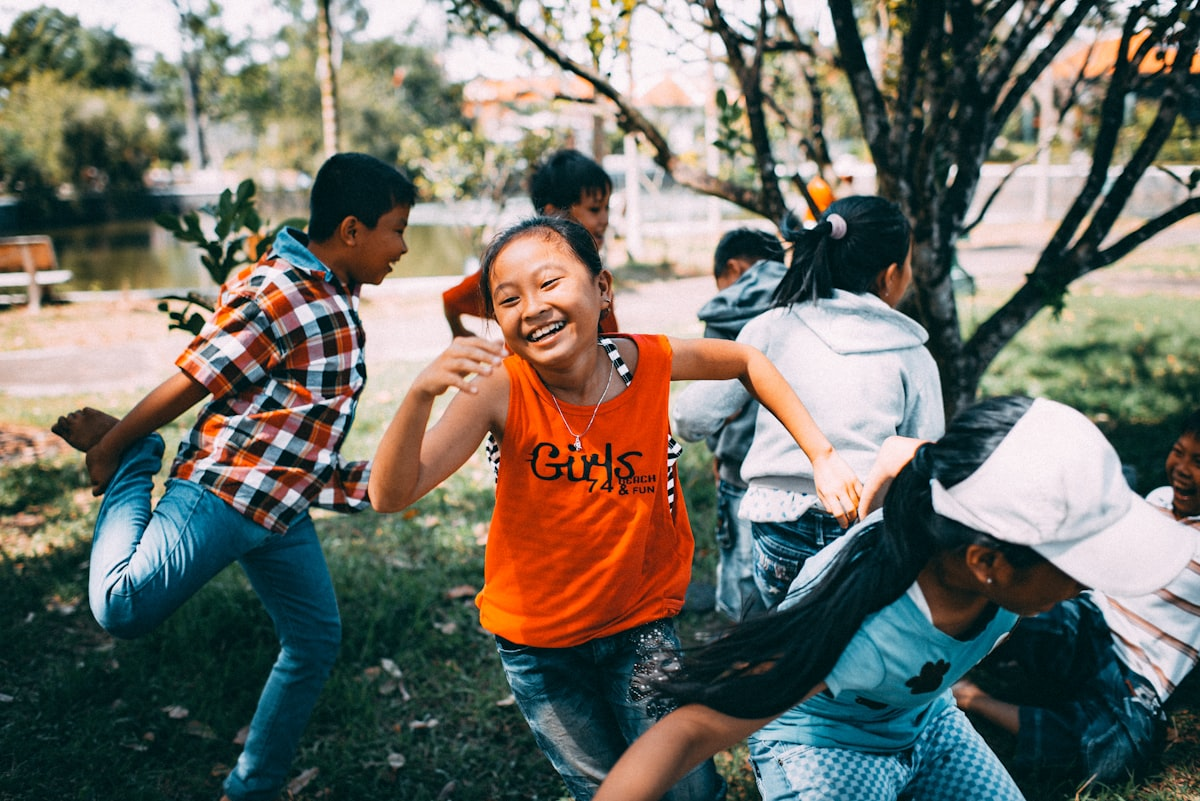
#> input picture .specify/specs/responsive-images/curation-previews/about.jpg, 1200 x 801 px, given in place of about.png, which was not available
$ python convert-gemini-v2-heroes.py
#> lines starting #> are read from the running program, lines starting #| are printed output that depends on the picture; pictures that were not available may be replaced by others from this repository, and a replacement may not be noted
#> further down, im is the input picture: PIL image 1200x801 RGB; mean R, G, B 112.8, 111.6, 102.7
#!/usr/bin/env python3
"""Convert Gemini v2 hero candidates (1024x1024 from OpenRouter) to art-directed
WebP crops: desktop 2:1 (2752x1376), mobile 4:3 (1100x825). Brighten a touch,
crop with subject bias, save WebP q80."""
import os
from PIL import Image, ImageEnhance
import numpy as np

RESAMPLE = Image.Resampling.LANCZOS

CAND = "/root/ilali/public/images/hero/gemini-v2"
OUT = "/root/ilali/public/images/hero"
MOBILE_W, MOBILE_H = 1100, 825      # 4:3
DESKTOP_W, DESKTOP_H = 2752, 1376   # 2:1

# (candidate, output base, mobile left-bias)
JOBS = [
    ("about.png", "hero-about", 0.40),
    ("invite.png", "hero-invite", 0.45),
    ("locations.png", "hero-locations", 0.45),
    ("provider-resources.png", "hero-provider-resources", 0.40),
    ("safety.png", "hero-safety", 0.50),
]

def brighten(im):
    im = ImageEnhance.Brightness(im).enhance(1.12)
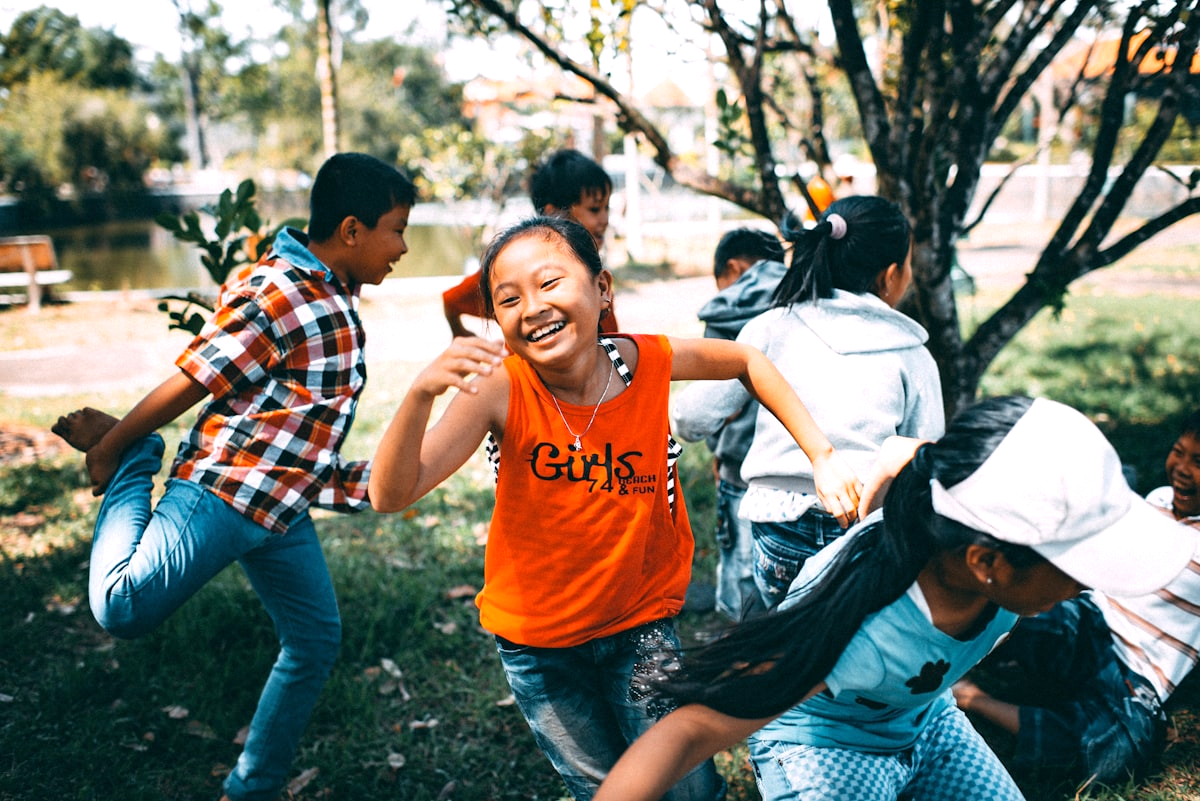
#> im: PIL image 1200x801 RGB; mean R, G, B 123.5, 124, 113.6
    im = ImageEnhance.Contrast(im).enhance(1.05)
    im = ImageEnhance.Color(im).enhance(1.03)
    arr = np.array(im).astype(np.float32)
    arr = 255.0 * (arr / 255.0) ** 0.9
    return Image.fromarray(np.clip(arr, 0, 255).astype(np.uint8))

def crop_to_ratio(im, rw, rh, left_bias=0.0):
#> called with rw = 2, rh = 1, left_bias = 0.45
    w, h = im.size
#> w = 1200; h = 801
    target = rw / rh
    cur = w / h
#> cur = 1.5
    if cur > target:
        new_w = int(h * target)
        slack = w - new_w
        x = int(slack * left_bias)
        return im.crop((x, 0, x + new_w, h))
    new_h = int(w / target)
#> new_h = 600
    y = (h - new_h) // 2
#> y = 100
    return im.crop((0, y, w, y + new_h))
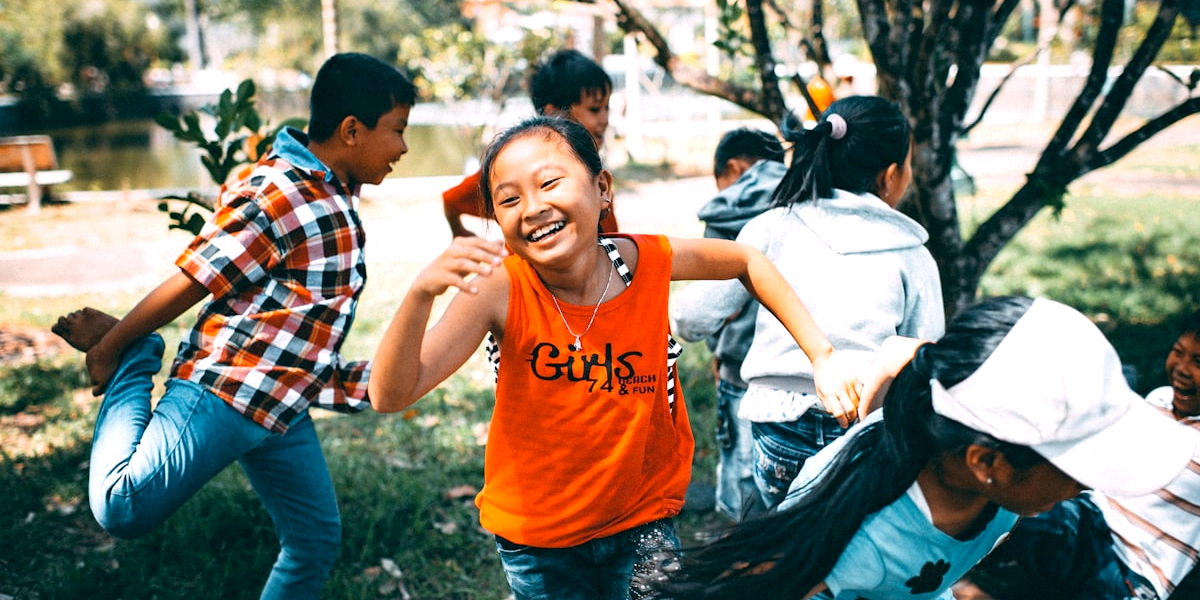
#> returned value: PIL image 1200x600 RGB; mean R, G, B 134.1, 130.9, 117.7

for name, base, bias in JOBS:
    src = os.path.join(CAND, name)
    if not os.path.exists(src):
        print(f"SKIP {base}: no source {name}")
        continue
    im = Image.open(src).convert("RGB")
    im = brighten(im)

    desk = crop_to_ratio(im, 2, 1, 0.45).resize((DESKTOP_W, DESKTOP_H), RESAMPLE)
    desk_path = os.path.join(OUT, f"{base}-desktop.webp")
    desk.save(desk_path, "WEBP", quality=82, method=6)

    mob = crop_to_ratio(im, 4, 3, bias).resize((MOBILE_W, MOBILE_H), RESAMPLE)
#> call 2 of crop_to_ratio, with rw = 4, rh = 3, left_bias = 0.4
#> in crop_to_ratio (call 2), `return im.crop((x, 0, x + new_w, h))`:
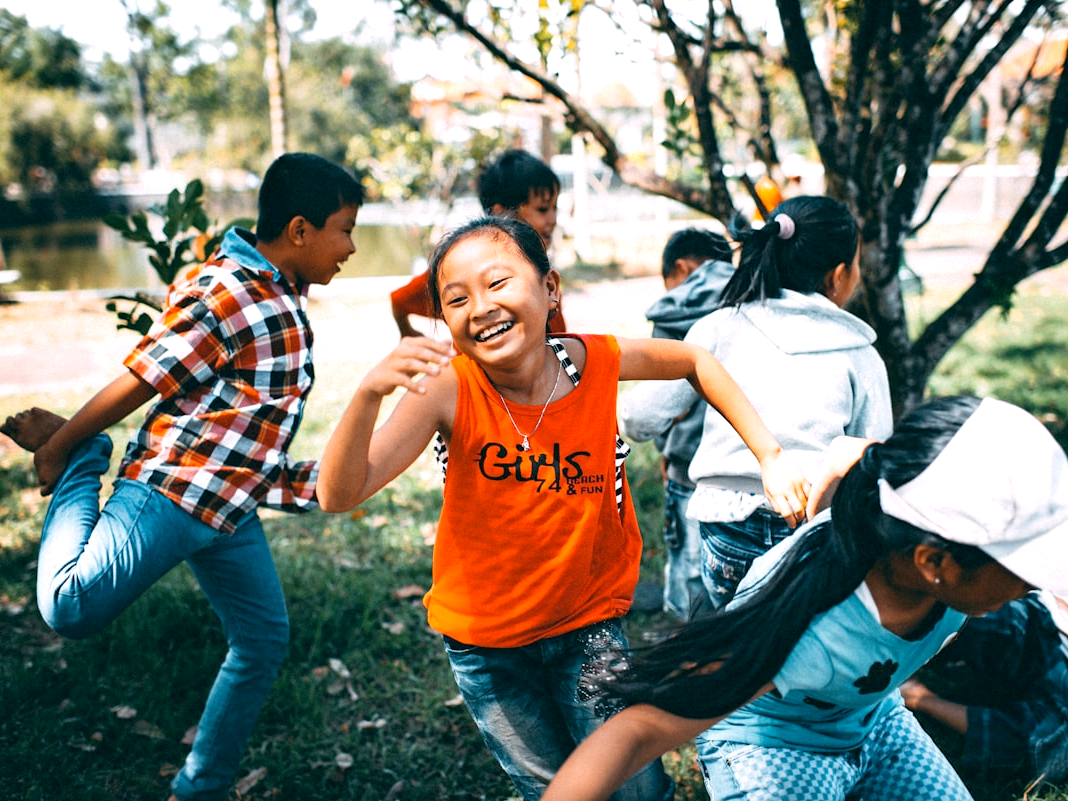
#> returned value: PIL image 1068x801 RGB; mean R, G, B 126.2, 128.2, 117.5
    mob_path = os.path.join(OUT, f"{base}-mobile.webp")
    mob.save(mob_path, "WEBP", quality=82, method=6)

    print(f"{base}: {os.path.getsize(desk_path)//1024}KB desk, {os.path.getsize(mob_path)//1024}KB mob")
#> pass 2 of the loop `for name, base, bias in JOBS:`:
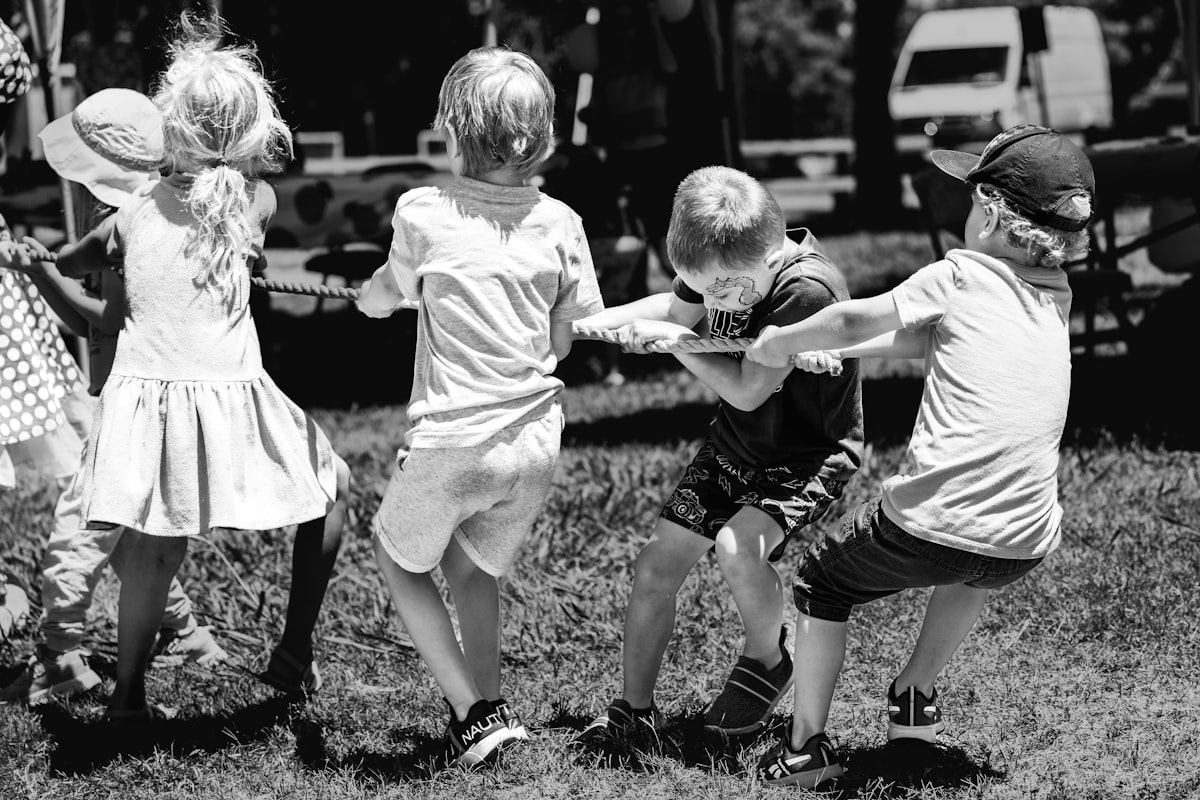
#> input picture .specify/specs/responsive-images/curation-previews/invite.jpg, 1200 x 800 px, given in place of invite.png, which was not available
#> im is the input picture: PIL image 1200x800 RGB; min 0, max 255, mean 105.1
#> in crop_to_ratio (call 3), `return im.crop((0, y, w, y + new_h))`:
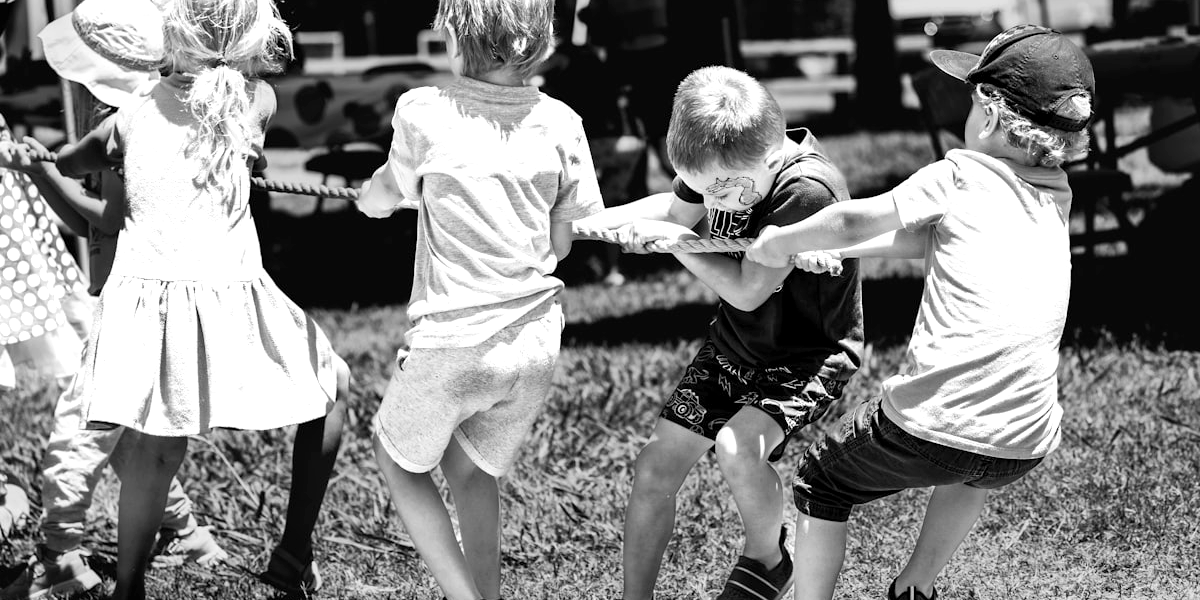
#> returned value: PIL image 1200x600 RGB; min 0, max 255, mean 130.3
#> in crop_to_ratio (call 4), `return im.crop((x, 0, x + new_w, h))`:
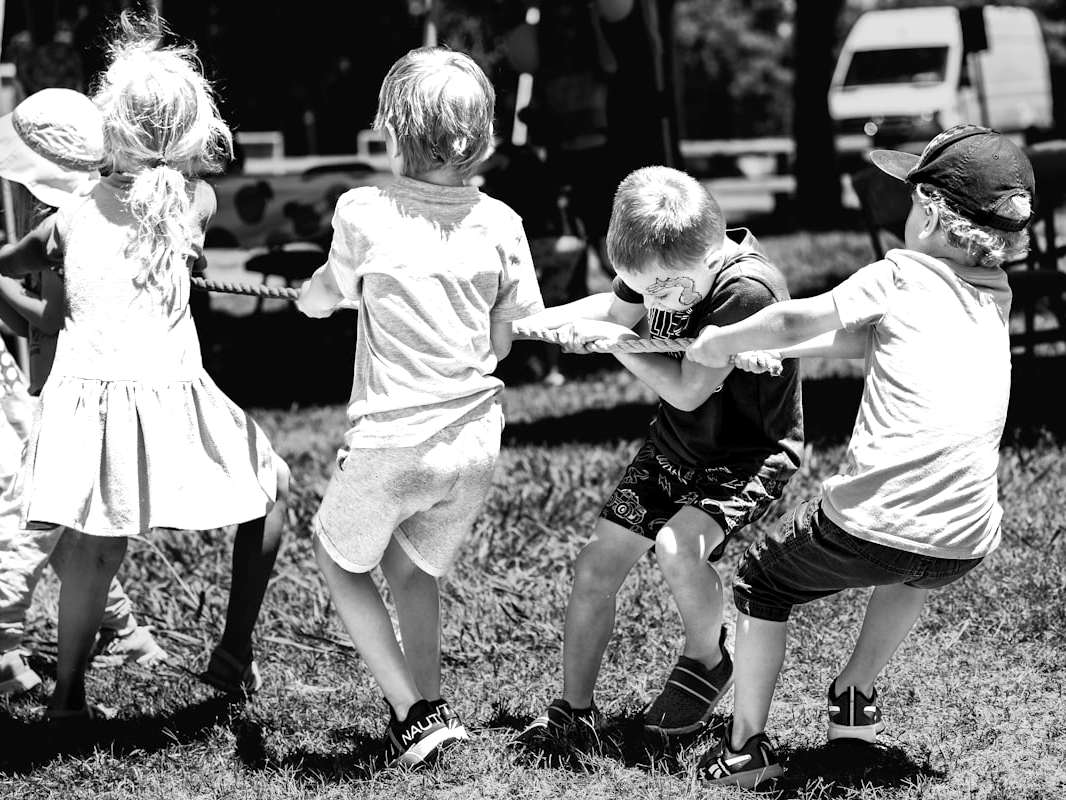
#> returned value: PIL image 1066x800 RGB; min 0, max 255, mean 121.7
#> pass 3 of the loop `for name, base, bias in JOBS:`:
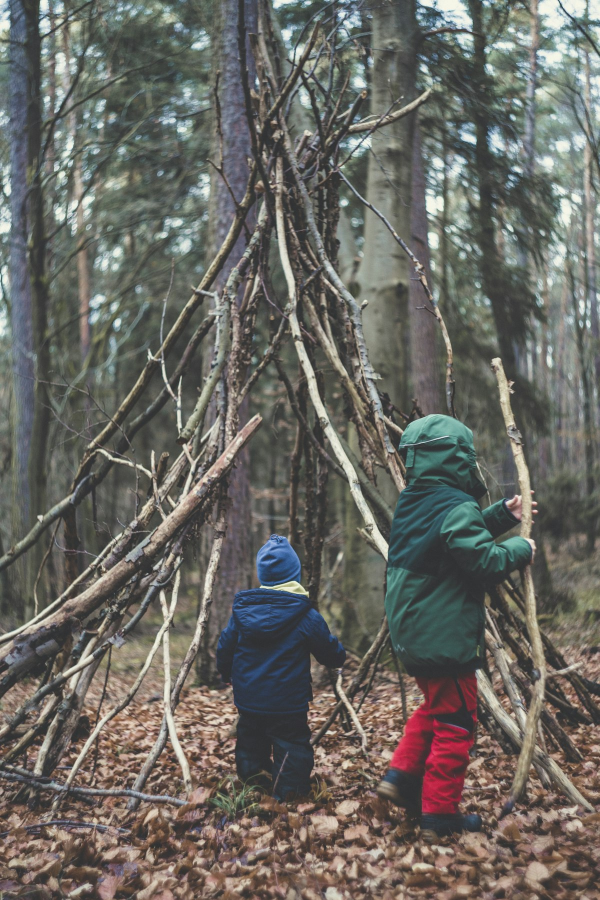
#> input picture .specify/specs/responsive-images/curation-previews/locations.jpg, 1200 x 1800 px, given in place of locations.png, which was not available (shown at 1/2 size)
#> im is the input picture: PIL image 1200x1800 RGB; mean R, G, B 105.4, 104, 98.5
#> in crop_to_ratio (call 5), `return im.crop((0, y, w, y + new_h))`:
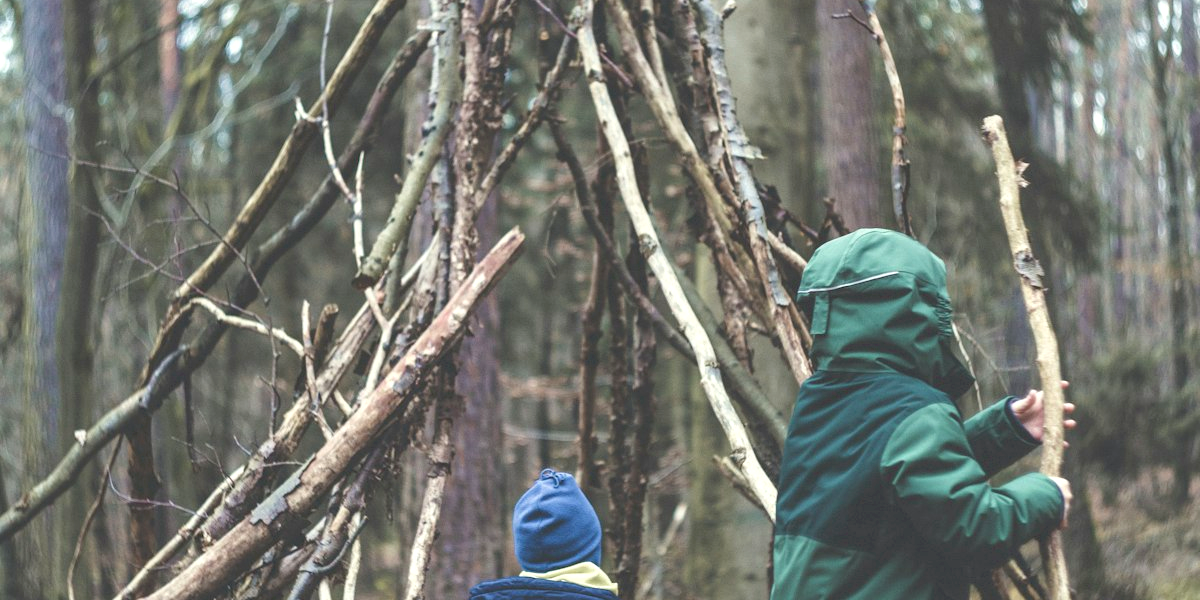
#> returned value: PIL image 1200x600 RGB; mean R, G, B 114.5, 117.9, 111.1
#> `mob = crop_to_ratio(im, 4, 3, bias).resize((MOBILE_W, MOBILE_H), RESAM..`:
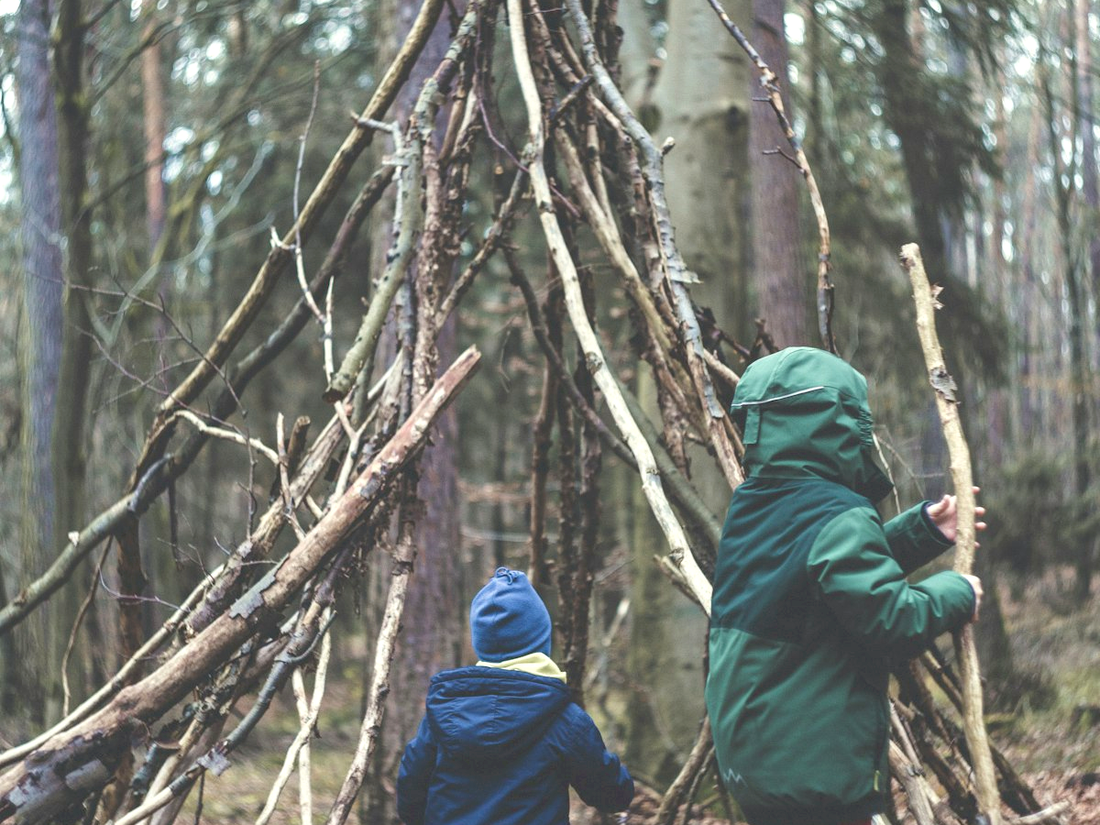
#> mob: PIL image 1100x825 RGB; mean R, G, B 116.2, 119.7, 113.2
#> the loop made 5 passes; the first 3 are shown
